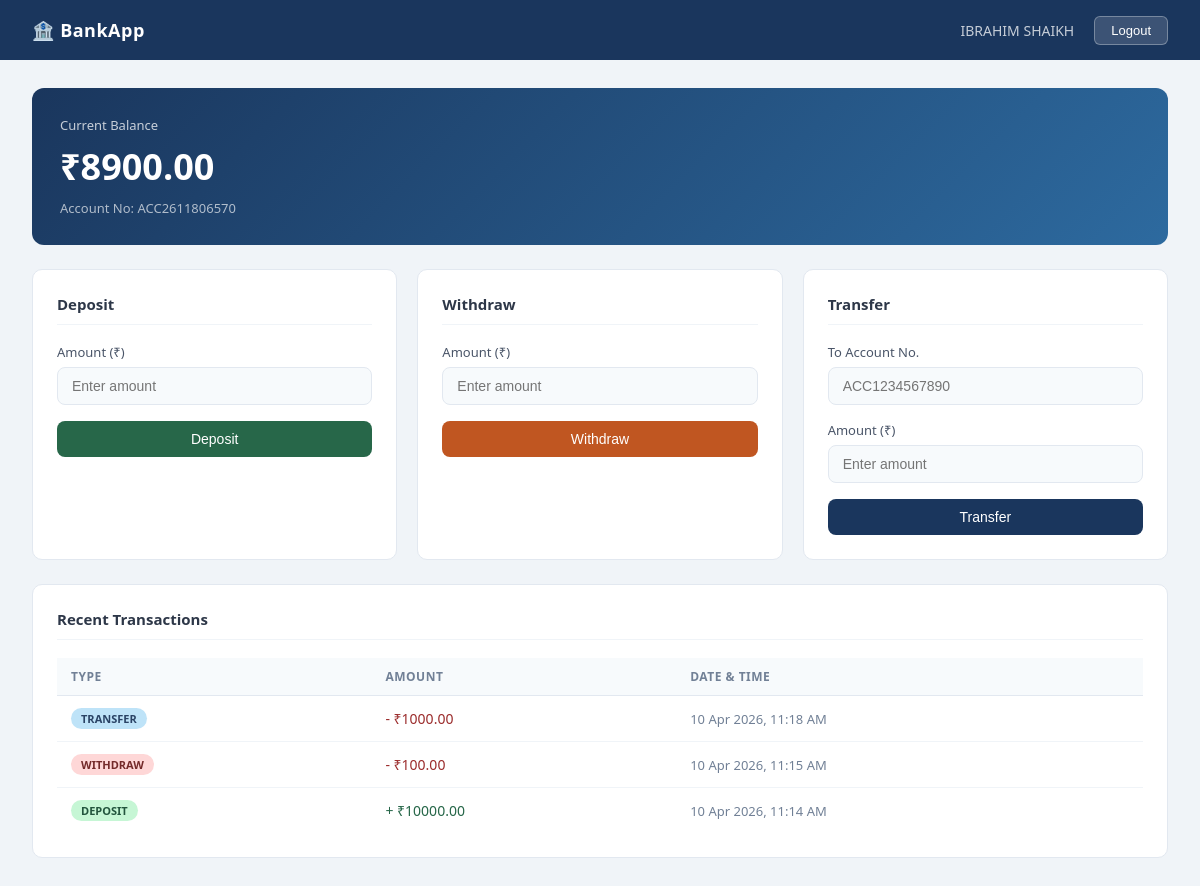
Page /customer (signed in) on the committed database.
### tables this page shows
CREATE TABLE customers (
    id INTEGER PRIMARY KEY AUTOINCREMENT,
    user_id INTEGER UNIQUE,
    full_name TEXT NOT NULL,
    email TEXT,
    phone TEXT,
    FOREIGN KEY (user_id) REFERENCES users(id) ON DELETE CASCADE
);

CREATE TABLE accounts (
    id INTEGER PRIMARY KEY AUTOINCREMENT,
    customer_id INTEGER,
    account_number TEXT UNIQUE NOT NULL,
    balance REAL NOT NULL DEFAULT 0.00,
    created_at TEXT DEFAULT CURRENT_TIMESTAMP,
    FOREIGN KEY (customer_id) REFERENCES customers(id) ON DELETE CASCADE
);

CREATE TABLE transactions (
    id INTEGER PRIMARY KEY AUTOINCREMENT,
    account_id INTEGER,
    type TEXT NOT NULL CHECK (type IN ('deposit', 'withdraw', 'transfer')),
    amount REAL NOT NULL,
    related_account_id INTEGER DEFAULT NULL,
    created_at TEXT DEFAULT CURRENT_TIMESTAMP,
    FOREIGN KEY (account_id) REFERENCES accounts(id) ON DELETE CASCADE,
    FOREIGN KEY (related_account_id) REFERENCES accounts(id)
);

### app.py (the view)
@app.route("/customer")
def customer_dashboard():
    if not is_customer():
        return redirect(url_for("login"))
    conn = get_db()
    account = conn.execute("""
        SELECT c.full_name, c.email, c.phone,
               a.account_number, a.balance, a.id as account_id
        FROM customers c
        JOIN accounts a ON c.id = a.customer_id
        WHERE c.user_id = ?
    """, (session["user_id"],)).fetchone()
    transactions = conn.execute("""
        SELECT type, amount, created_at
        FROM transactions
        WHERE account_id = ?
        ORDER BY created_at DESC LIMIT 10
    """, (account["account_id"],)).fetchall()
    conn.close()
    return render_template("customer.html", account=account, transactions=transactions)

### app.py (called while the page is built)
def get_db():
    conn = sqlite3.connect(DB)
    conn.row_factory = sqlite3.Row
    return conn

def is_customer():
    return session.get("role") == "customer"

@app.template_filter("format_datetime")
def format_dt(value):
    if not value:
        return ""
    try:
        return datetime.fromisoformat(str(value).replace("T", " ")).strftime("%d %b %Y, %I:%M %p")
    except:
        return value

### templates/customer.html (shortened to what this page needs)
<!DOCTYPE html>
<html lang="en">
<head>
    <link rel="stylesheet" href="{{ url_for('static', filename='style.css') }}">
</head>
<body>
<nav class="navbar">
    <span class="brand">🏦 BankApp</span>
    <div class="nav-right">
        <span>{{ account.full_name }}</span>
        <a href="{{ url_for('logout') }}">
            <button class="btn-logout">Logout</button>
        </a>
    </div>
</nav>
<div class="page">
    <div class="balance-card">
        <div class="label">Current Balance</div>
        <div class="amount">₹{{ "%.2f"|format(account.balance) }}</div>
        <div class="acc-num">Account No: {{ account.account_number }}</div>
    </div>
    <div class="grid-3">
        <div class="card" style="margin-bottom: 0;">
            <div class="card-title">Deposit</div>
            <form method="POST" action="/customer/deposit">
                <div class="form-group">
                    <label>Amount (₹)</label>
                    <input type="number" name="amount" min="1" step="0.01" placeholder="Enter amount" required>
                </div>
                <button type="submit" class="btn btn-success btn-block">Deposit</button>
            </form>
        </div>
        <div class="card" style="margin-bottom: 0;">
            <div class="card-title">Withdraw</div>
            <form method="POST" action="/customer/withdraw">
                <div class="form-group">
                    <label>Amount (₹)</label>
                    <input type="number" name="amount" min="1" step="0.01" placeholder="Enter amount" required>
                </div>
                <button type="submit" class="btn btn-warning btn-block">Withdraw</button>
            </form>
        </div>
        <div class="card" style="margin-bottom: 0;">
            <div class="card-title">Transfer</div>
            <form method="POST" action="/customer/transfer">
                <div class="form-group">
                    <label>To Account No.</label>
                    <input type="text" name="to_account" placeholder="ACC1234567890" required>
                </div>
                <div class="form-group">
                    <label>Amount (₹)</label>
                    <input type="number" name="amount" min="1" step="0.01" placeholder="Enter amount" required>
                </div>
                <button type="submit" class="btn btn-primary btn-block">Transfer</button>
            </form>
        </div>
    </div>
    <div class="card" style="margin-top: 24px;">
        <div class="card-title">Recent Transactions</div>
        {% if transactions %}
        <table>
            <thead>
                <tr>
                    <th>Type</th>
                    <th>Amount</th>
                    <th>Date & Time</th>
                </tr>
            </thead>
            <tbody>
                {% for t in transactions %}
                <tr>
                    <td><span class="badge badge-{{ t.type }}">{{ t.type }}</span></td>
                    <td>
                        {% if t.type == 'deposit' %}
                            <span style="color:#276749">+ ₹{{ "%.2f"|format(t.amount) }}</span>
                        {% else %}
                            <span style="color:#9b2c2c">- ₹{{ "%.2f"|format(t.amount) }}</span>
                        {% endif %}
                    </td>
                    <td style="color:#718096; font-size:13px;">
                        {{ t.created_at|format_datetime }}
                    </td>
                </tr>
                {% endfor %}
            </tbody>
        </table>
        {% else %}
            <div class="empty">No transactions yet.</div>
        {% endif %}
    </div>
</div>
</body>
</html>

### static/style.css (style rules this page uses)
* { margin: 0; padding: 0; box-sizing: border-box; }
body { font-family: 'Segoe UI', sans-serif; background: #f0f4f8; color: #1a202c; min-height: 100vh; }
a { text-decoration: none; color: inherit; }
.navbar { background: #1a365d; color: white; padding: 0 32px; height: 60px; display: flex; align-items: center; justify-content: space-between; }
.navbar .brand { font-size: 18px; font-weight: 600; letter-spacing: 0.5px; }
.navbar .nav-right { display: flex; align-items: center; gap: 20px; font-size: 14px; }
.navbar .nav-right span { opacity: 0.75; }
.btn-logout { background: rgba(255,255,255,0.15); color: white; border: 1px solid rgba(255,255,255,0.3); padding: 6px 16px; border-radius: 6px; cursor: pointer; font-size: 13px; transition: background 0.2s; }
.form-group { margin-bottom: 16px; }
.form-group label { display: block; font-size: 13px; font-weight: 500; color: #4a5568; margin-bottom: 6px; }
.form-group input, .form-group select { width: 100%; padding: 10px 14px; border: 1px solid #e2e8f0; border-radius: 8px; font-size: 14px; color: #1a202c; background: #f7fafc; transition: border-color 0.2s, box-shadow 0.2s; }
.btn { display: inline-block; padding: 10px 20px; border-radius: 8px; border: none; cursor: pointer; font-size: 14px; font-weight: 500; transition: all 0.2s; }
.btn-primary { background: #1a365d; color: white; }
.btn-success { background: #276749; color: white; }
.btn-warning { background: #c05621; color: white; }
.btn-block { width: 100%; }
.page { padding: 28px 32px; }
.card { background: white; border-radius: 10px; border: 1px solid #e2e8f0; padding: 24px; margin-bottom: 24px; }
.card-title { font-size: 15px; font-weight: 600; color: #2d3748; margin-bottom: 18px; padding-bottom: 10px; border-bottom: 1px solid #f0f4f8; }
.balance-card { background: linear-gradient(135deg, #1a365d, #2d6a9f); color: white; border-radius: 12px; padding: 28px; margin-bottom: 24px; }
.balance-card .label { font-size: 13px; opacity: 0.75; }
.balance-card .amount { font-size: 36px; font-weight: 700; margin: 8px 0; }
.balance-card .acc-num { font-size: 13px; opacity: 0.65; }
.grid-3 { display: grid; grid-template-columns: 1fr 1fr 1fr; gap: 20px; margin-bottom: 24px; }
table { width: 100%; border-collapse: collapse; font-size: 14px; }
th { background: #f7fafc; padding: 10px 14px; text-align: left; font-size: 12px; font-weight: 600; color: #718096; text-transform: uppercase; letter-spacing: 0.5px; border-bottom: 1px solid #e2e8f0; }
td { padding: 12px 14px; border-bottom: 1px solid #f0f4f8; color: #2d3748; }
tr:last-child td { border-bottom: none; }
.badge { display: inline-block; padding: 3px 10px; border-radius: 20px; font-size: 11px; font-weight: 600; text-transform: uppercase; }
.badge-deposit { background: #c6f6d5; color: #22543d; }
.badge-withdraw { background: #fed7d7; color: #742a2a; }
.badge-transfer { background: #bee3f8; color: #2a4365; }

### rows in the picture
customers: full_name "IBRAHIM SHAIKH"
accounts: balance "8900.00", account_number "ACC2611806570"
transactions: type "TRANSFER", amount "1000.00", created_at "10 Apr 2026, 11:18 AM"
transactions: type "WITHDRAW", amount "100.00", created_at "10 Apr 2026, 11:15 AM"
transactions: type "DEPOSIT", amount "10000.00", created_at "10 Apr 2026, 11:14 AM"
